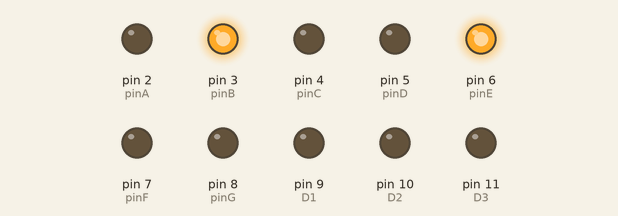
Simulated run of this sketch. Board: Arduino Uno, built with avr-gcc and run on an emulated ATmega328P. Parts: output pins drawn as LEDs (lit = HIGH).

Above: at 0.5 s.
At 1.5 s:
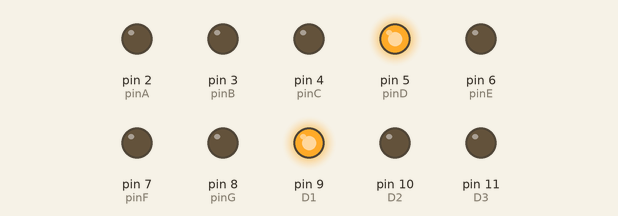
At 2.5 s:
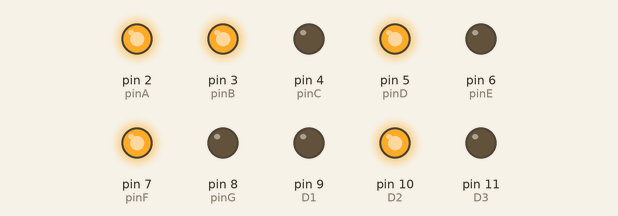
At 3.5 s:
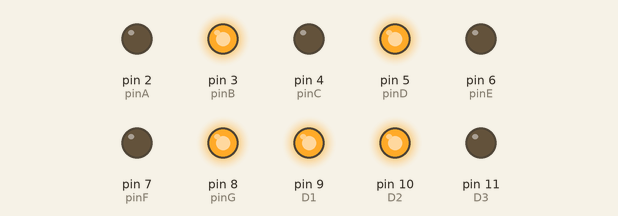
Timing chart, 0 to 5.2 s (numbered marks = the images above):
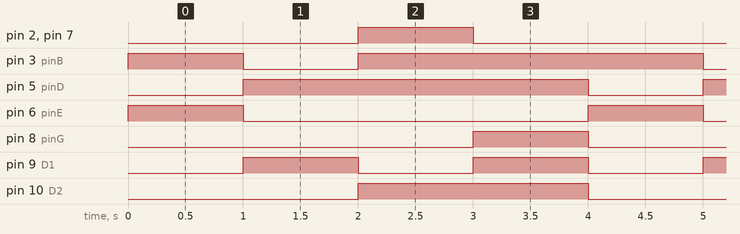

The sketch:

7segments.ino
```cpp
int pinA = 2;
int pinB = 3;
int pinC = 4;
int pinD = 5;
int pinE = 6;
int pinF = 7;
int pinG = 8;
// LED for binary representation
int D1 = 9;
int D2 = 10;
int D3 = 11;
int D4 = 12;

void setup() {
  pinMode(pinA, OUTPUT);
  pinMode(pinB, OUTPUT);
  pinMode(pinC, OUTPUT);
  pinMode(pinD, OUTPUT);
  pinMode(pinE, OUTPUT);
  pinMode(pinF, OUTPUT);
  pinMode(pinG, OUTPUT);
  pinMode(D1, OUTPUT);
  pinMode(D2, OUTPUT);
  pinMode(D3, OUTPUT);
  pinMode(D4, OUTPUT);
}

void loop() {
  digitalWrite(D1, LOW);
  digitalWrite(D2, LOW);
  digitalWrite(D3, LOW);
  digitalWrite(D4, LOW);
  //0
  digitalWrite(pinA, LOW);
  digitalWrite(pinB, HIGH);
  digitalWrite(pinC, LOW);
  digitalWrite(pinD, LOW);
  digitalWrite(pinE, HIGH);
  digitalWrite(pinF, LOW);
  digitalWrite(pinG, LOW);
  delay(1000);               // wait for a second

  digitalWrite(D2, LOW);
  digitalWrite(D1, HIGH);
  digitalWrite(D3, LOW);
  digitalWrite(D4, LOW);
  //1
  digitalWrite(pinA, LOW);
  digitalWrite(pinB, LOW);
  digitalWrite(pinC, LOW);
  digitalWrite(pinD, HIGH);
  digitalWrite(pinE, LOW);
  digitalWrite(pinF, LOW);
  digitalWrite(pinG, LOW);
  delay(1000);               // wait for a second

  digitalWrite(D1, LOW);
  digitalWrite(D3, LOW);
  digitalWrite(D2, HIGH);
  digitalWrite(D4, LOW);
  //2
  digitalWrite(pinA, HIGH);
  digitalWrite(pinB, HIGH);
  digitalWrite(pinC, LOW);
  digitalWrite(pinD, HIGH);
  digitalWrite(pinE, LOW);
  digitalWrite(pinF, HIGH);
  digitalWrite(pinG, LOW);
  delay(1000);               // wait for a second

  digitalWrite(D1, HIGH);
  digitalWrite(D2, HIGH);
  digitalWrite(D3, LOW);
  digitalWrite(D4, LOW);
  //3
  digitalWrite(pinA, LOW);
  digitalWrite(pinB, HIGH);
  digitalWrite(pinC, LOW);
  digitalWrite(pinD, HIGH);
  digitalWrite(pinE, LOW);
  digitalWrite(pinF, LOW);
  digitalWrite(pinG, HIGH);
  delay(1000);               // wait for a second
 /*
  //4
  digitalWrite(pinA, HIGH);
  digitalWrite(pinB, LOW);
  digitalWrite(pinC, LOW);
  digitalWrite(pinD, HIGH);
  digitalWrite(pinE, HIGH);
  digitalWrite(pinF, LOW);
  digitalWrite(pinG, LOW);
  delay(1000);               // wait for a second

  //5
  digitalWrite(pinA, LOW);
  digitalWrite(pinB, HIGH);
  digitalWrite(pinC, LOW);
  digitalWrite(pinD, LOW);
  digitalWrite(pinE, HIGH);
  digitalWrite(pinF, LOW);
  digitalWrite(pinG, LOW);
  delay(1000);               // wait for a second

  //6
  digitalWrite(pinA, LOW);
  digitalWrite(pinB, HIGH);
  digitalWrite(pinC, LOW);
  digitalWrite(pinD, LOW);
  digitalWrite(pinE, LOW);
  digitalWrite(pinF, LOW);
  digitalWrite(pinG, LOW);
  delay(1000);               // wait for a second

  //7
  digitalWrite(pinA, LOW);
  digitalWrite(pinB, LOW);
  digitalWrite(pinC, LOW);
  digitalWrite(pinD, HIGH);
  digitalWrite(pinE, HIGH);
  digitalWrite(pinF, HIGH);
  digitalWrite(pinG, HIGH);
  delay(1000);               // wait for a second

  //8
  digitalWrite(pinA, LOW);
  digitalWrite(pinB, LOW);
  digitalWrite(pinC, LOW);
  digitalWrite(pinD, LOW);
  digitalWrite(pinE, LOW);
  digitalWrite(pinF, LOW);
  digitalWrite(pinG, LOW);
  delay(1000);               // wait for a second

  //9
  digitalWrite(pinA, LOW);
  digitalWrite(pinB, LOW);
  digitalWrite(pinC, LOW);
  digitalWrite(pinD, HIGH);
  digitalWrite(pinE, HIGH);
  digitalWrite(pinF, LOW);
  digitalWrite(pinG, LOW);
  delay(1000);               // wait for a second
  */
}
```

Measured:
- by itself, pin 2 (pinA), pin 6 (pinE), pin 7 (pinF), pin 8 (pinG): alternates HIGH for 1.0 s and LOW for 3.0 s
- by itself, pin 3 (pinB): repeats every 4.0 s: LOW 1.0 s, HIGH 3.0 s
- by itself, pin 5 (pinD): alternates HIGH for 3.0 s and LOW for 1.0 s
- by itself, pin 9 (D1): alternates HIGH for 1.0 s and LOW for 1.0 s
- by itself, pin 10 (D2): alternates HIGH for 2.0 s and LOW for 2.0 s
